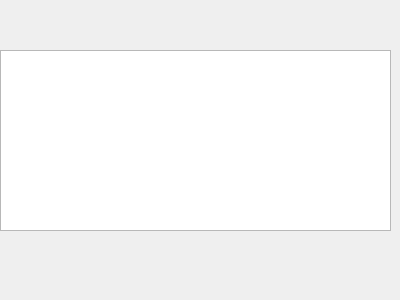
<?xml version="1.0" encoding="UTF-8"?>
<ui version="4.0">
 <class>test</class>
 <widget class="QWidget" name="test">
  <property name="geometry">
   <rect>
    <x>0</x>
    <y>0</y>
    <width>400</width>
    <height>300</height>
   </rect>
  </property>
  <property name="windowTitle">
   <string>Form</string>
  </property>
  <widget class="QTextEdit" name="textEdit">
   <property name="geometry">
    <rect>
     <x>0</x>
     <y>50</y>
     <width>391</width>
     <height>181</height>
    </rect>
   </property>
  </widget>
 </widget>
 <resources/>
 <connections/>
</ui>
